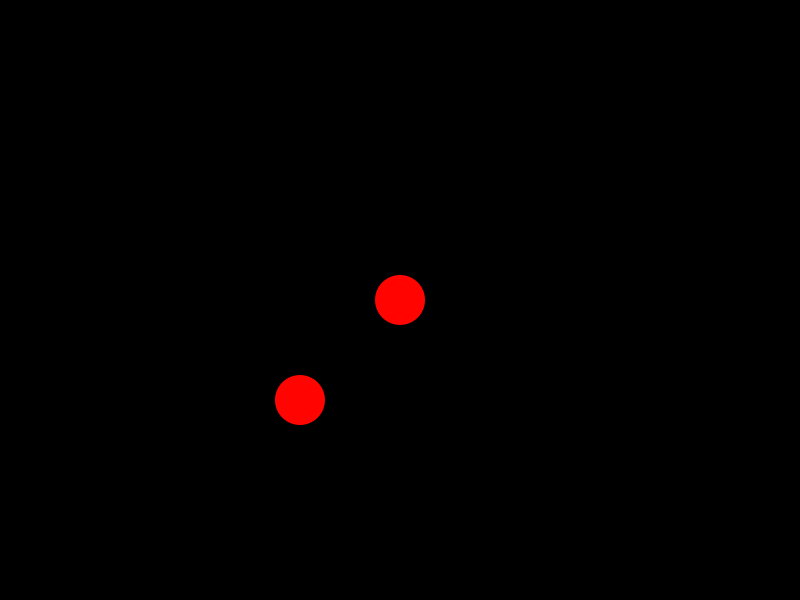
Frame 1 (no input)
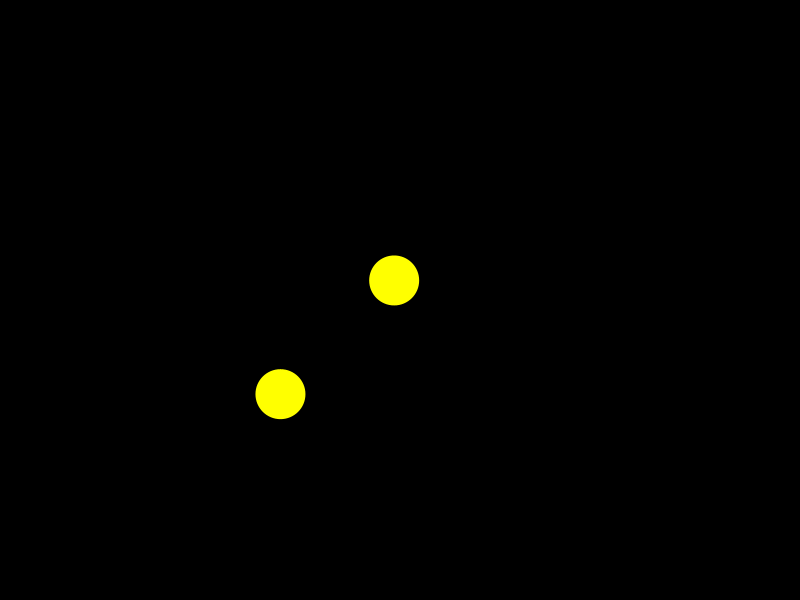
Frame 60 (the mouse pressed at the canvas centre just before this capture)
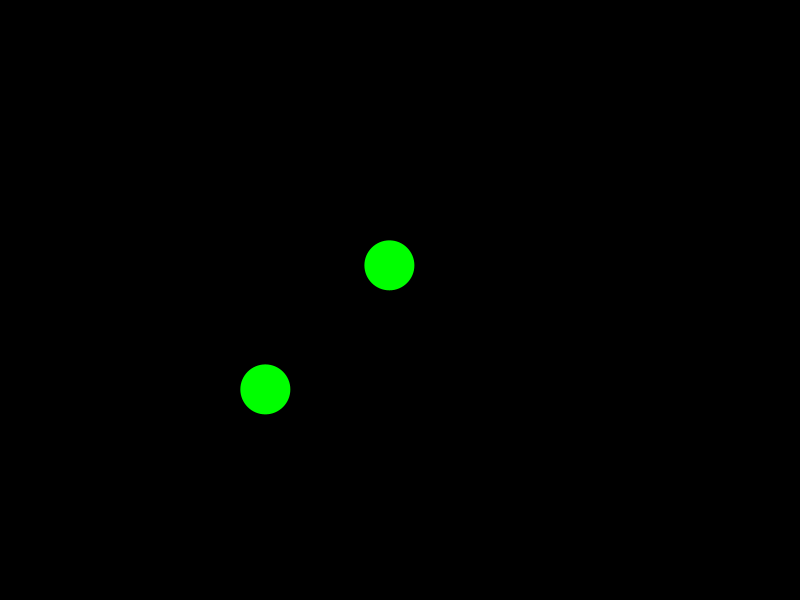
Frame 120 (the mouse held since frame 60 and released just before this capture)

The Processing sketch that drew these frames (run headless with seeded random() and noise(); from frame 60 on, the mouse is pressed at the canvas centre):

// Processing sketch: Wanderer_PVector
// ── Wanderer_PVector.pde
PVector loc;
PVector vel;
PVector acc;
int sz=50;

void setup() {
  noStroke();
  size(800, 600);
  loc=new PVector(width/2,height/2);
  vel=new PVector(0,0);
  colorMode(HSB, 360, 100, 100, 100);
}

void draw() {
  background(0);
  fill(frameCount%360, 100, 100);
  acc=new PVector(random(-.05,.05),random(-.05,.05));
  vel.add(acc);
  loc.add(vel);
  ellipse(loc.x, loc.y, sz, sz);
  ellipse(loc.y, loc.x, sz, sz);

  if (loc.x-sz/2>width) {
    loc.x=-sz/2;
  }
  if (loc.x+sz/2<0) {
    loc.x=width+sz/2;
  }
  if (loc.y-sz/2>height) {
    loc.y=-sz/2;
  }
  if (loc.y+sz/2<0) {
    loc.y=height+sz/2;
  }
}
